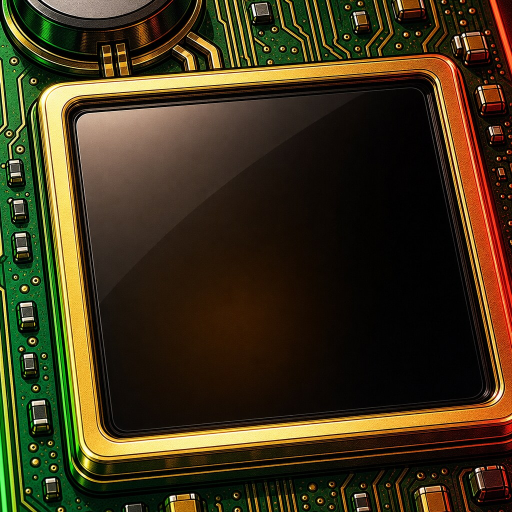
#> input picture ez/tools/concepts/worlds/comic/story/h/quad4/img/d-close2-b.jpg, 1024 x 1024 px (shown at 1/2 size)
$ python quads.py img/d-close2-b.jpg 5
#> lines starting #> are read from the running program, lines starting #| are printed output that depends on the picture
# /usr/bin/python3 quads.py img.jpg [thr] : the dark glass windows of a painting as quads (TL,TR,BR,BL) in the image's px, largest first.
import sys
from PIL import Image
im=Image.open(sys.argv[1]).convert('L');W,H=im.size;s=4;sm=im.resize((W//s,H//s));w,h=sm.size;px=sm.load()
#> after `im = Image.open(sys.argv[1]).convert('L')`:
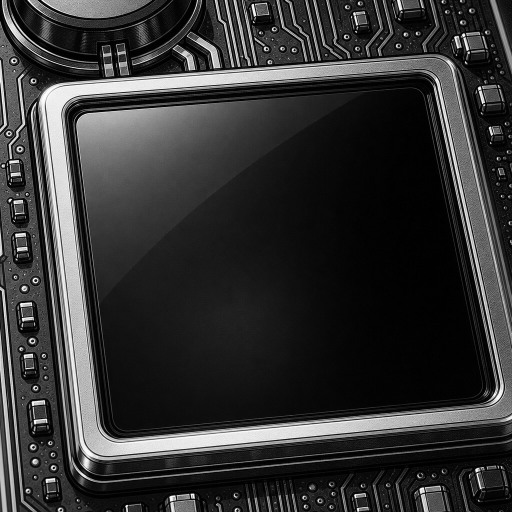
#> im: PIL image 1024x1024 L (shown at 1/2 size); min 0, max 255, mean 51.2
#> after `W, H = im.size`: W = 1024; H = 1024
#> after `sm = im.resize((W // s, H // s))`:
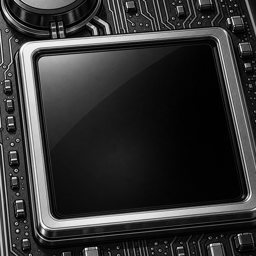
#> sm: PIL image 256x256 L; min 0, max 255, mean 51.2
#> after `w, h = sm.size`: w = 256; h = 256
thr=int(sys.argv[2]) if len(sys.argv)>2 else 34
seen=bytearray(w*h);out=[]
for y in range(h):
  for x in range(w):
    if seen[y*w+x] or px[x,y]>thr:continue
    st=[(x,y)];seen[y*w+x]=1;pts=[]
    while st:
      a,b=st.pop();pts.append((a,b))
      for c,d in((a+1,b),(a-1,b),(a,b+1),(a,b-1)):
        if 0<=c<w and 0<=d<h and not seen[d*w+c] and px[c,d]<=thr:seen[d*w+c]=1;st.append((c,d))
    if len(pts)>w*h*0.01:out.append(pts)
out.sort(key=len,reverse=True)
for pts in out:
  tl=min(pts,key=lambda p:p[0]+p[1]);br=max(pts,key=lambda p:p[0]+p[1]);tr=max(pts,key=lambda p:p[0]-p[1]);bl=min(pts,key=lambda p:p[0]-p[1])
  print(len(pts)*s*s,[[p[0]*s,p[1]*s] for p in (tl,tr,br,bl)])
